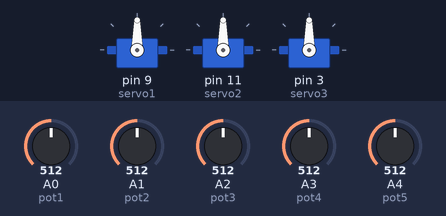
A sketch run on a simulated Arduino Uno, built with avr-gcc and run on an emulated ATmega328P. Shown: 3 × servo. The test bench sets the inputs (shaded band); at power-on: A0 (pot1) = 512, A1 (pot2) = 512, A2 (pot3) = 512, A3 (pot4) = 512, A4 (pot5) = 512.

Above: at 1.2 s.
1.3 s: A0 (pot1) set to 716
At 2.5 s:
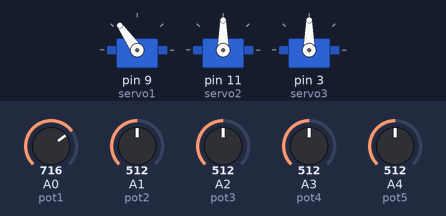
2.8 s: A1 (pot2) set to 716
At 3.9 s:
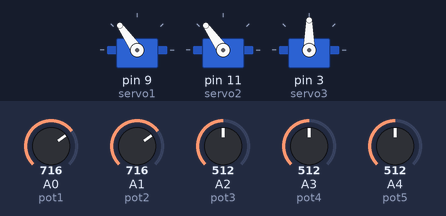
4.3 s: A2 (pot3) set to 716
At 5.0 s:
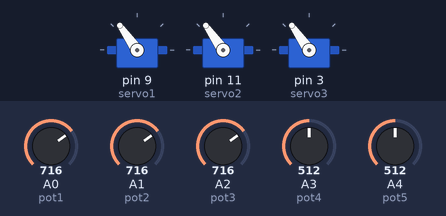
5.8 s: A0 (pot1) set to 992
At 6.2 s:
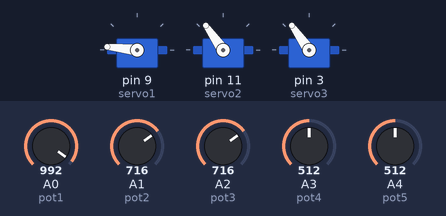
7.3 s: A1 (pot2) set to 992
At 8.5 s:
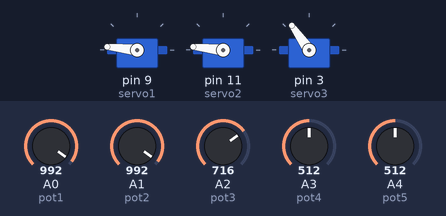
8.8 s: A2 (pot3) set to 992
At 9.6 s:
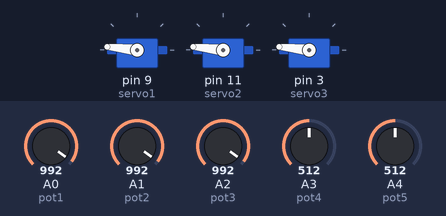
Timing chart, 0 to 11.3 s (numbered marks = the images above; inputs shaded):
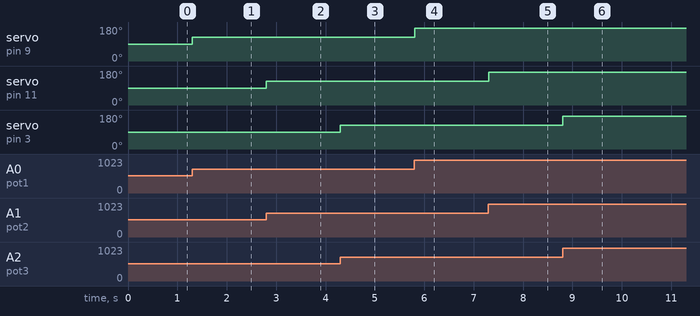

The sketch:

capstone_2018.ino
```cpp
//add servo library
#include <Servo.h>

//define our servos
Servo servo1;
Servo servo2;
Servo servo3;
Servo servo4;
Servo servo5;

//define our potentiometers
int pot1 = A0;
int pot2 = A1;
int pot3 = A2;
int pot4 = A3;
int pot5 = A4;

//variable to read the values from the analog pin (potentiometers)
int valPot1;
int valPot2;
int valPot3;
int valPot4;
int valPot5;
void setup()
{
  //attaches our servos on pins PWM 3-5-6-9 to the servos
  servo1.attach(9);
  servo1.write(0);  //define servo1 start position
  servo2.attach(11);
   //define servo2 start position
  servo3.attach(3);
   //define servo3 start position
  }

void loop()
{
  //reads the value of potentiometers (value between 0 and 1023)

  valPot1 = analogRead(pot1);
  Serial.print(" valPot1 ");
  valPot1 = map (valPot1, 0, 1023, 0, 180); //scale it to use it with the servo (value between 0 and 180)
  servo1.write(valPot1); //set the servo position according to the scaled value

  valPot2 = analogRead(pot2);
  valPot2 = map (valPot2, 0, 1023, 0, 180);
  servo2.write(valPot2);

  valPot3 = analogRead(pot3);
  valPot3 = map (valPot3, 0, 1023, 0, 180);
  servo3.write(valPot3);

  valPot4 = analogRead(pot4);
  valPot4 = map (valPot4, 0, 1023, 70, 150);
  servo4.write(valPot4);

valPot5 = analogRead(pot5);
  Serial.print(" valPot5 ");
  valPot5 = map (valPot1, 0, 1023, 0, 180); //scale it to use it with the servo (value between 0 and 180)
  servo5.write(valPot5); //set the servo position according to the scaled value

}
```

Measured:
- after the input at 1.3 s, servo on pin 9 (servo1): 90° → 125° at once
- after the input at 2.8 s, servo on pin 11 (servo2): 90° → 125° at once
- after the input at 4.3 s, servo on pin 3 (servo3): 90° → 125° at once
- after the input at 5.8 s, servo on pin 9 (servo1): 125° → 174° at once
- after the input at 7.3 s, servo on pin 11 (servo2): 125° → 174° at once
- after the input at 8.8 s, servo on pin 3 (servo3): 125° → 174° at once
